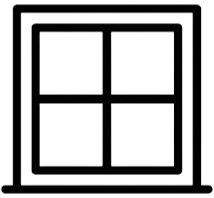
#> input picture render/assets/closed_window.png, 214 x 198 px
$ python convert.py --in assets/closed_window.png
#> lines starting #> are read from the running program, lines starting #| are printed output that depends on the picture
"""Convert the rendered PNG into the raw 1-bit buffer the Pico's e-paper
driver expects.

The Waveshare Pico-ePaper-7.5 MicroPython driver (EPD_7in5) builds its frame
buffer with:
    framebuf.FrameBuffer(buf, 800, 480, framebuf.MONO_HLSB)
where a filled-white buffer is 0xFF and black pixels are written as 0x00 --
i.e. bit 1 = white, bit 0 = black, packed MSB-first, row-major, 800/8 = 100
bytes per row (no padding, since 800 is byte-aligned).

Pillow's Image.convert("1").tobytes() produces exactly this layout (verified
empirically: a run of white pixels followed by black packs as 1s then 0s,
MSB-first). So the Pico can fetch this file's bytes and copy them straight
into `epd.buffer_1Gray` with no on-device image decoding.

Usage:
    python convert.py [--in output/dashboard.png] [--out output/dashboard.bin]
"""
import argparse
from pathlib import Path

from PIL import Image

HERE = Path(__file__).parent
WIDTH, HEIGHT = 800, 480
EXPECTED_SIZE = WIDTH * HEIGHT // 8


def convert(png_path: Path, out_path: Path) -> None:
    img = Image.open(png_path).convert("L")
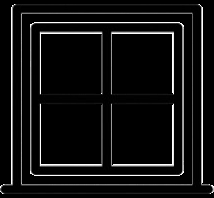
#> img: PIL image 214x198 L; min 0, max 255, mean 17.2
    if img.size != (WIDTH, HEIGHT):
#> (the run stopped early here; a loop or call above may not have finished)
